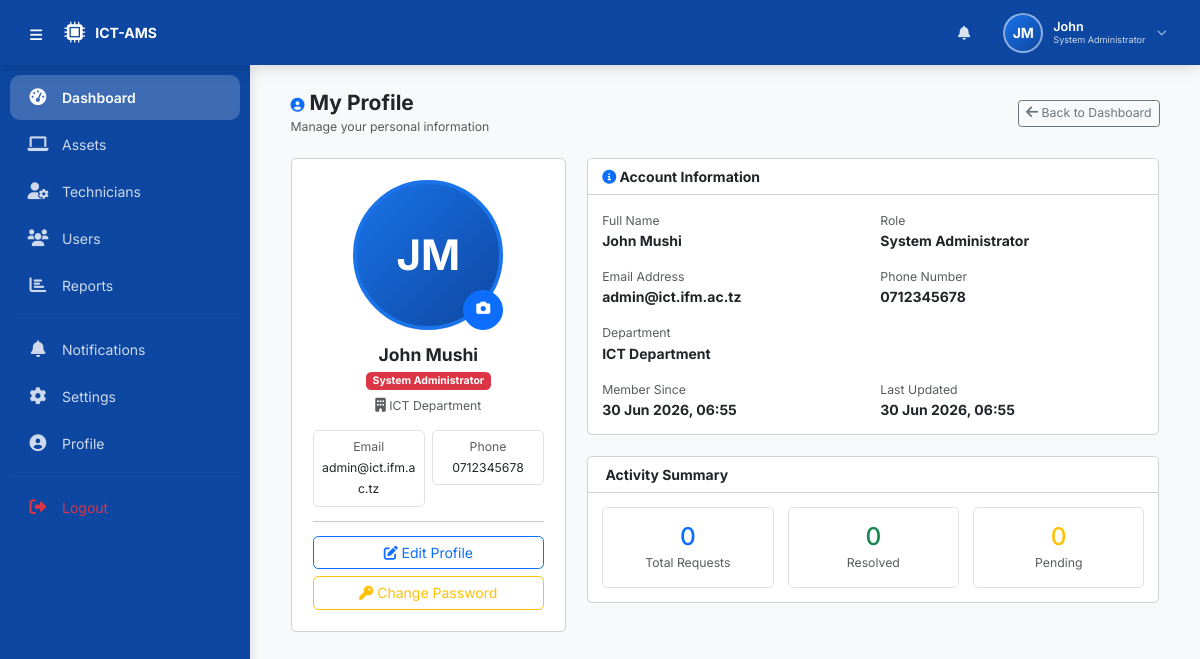
/public/profile/index.php (signed in), run on the app's committed database.
### tables this page shows
CREATE TABLE users (
    user_id INT PRIMARY KEY AUTO_INCREMENT,
    first_name VARCHAR(50) NOT NULL,
    last_name VARCHAR(50) NOT NULL,
    email VARCHAR(100) UNIQUE NOT NULL,
    phone VARCHAR(20) NOT NULL,
    password VARCHAR(255) NOT NULL,
    role ENUM('System Administrator', 'ICT Technician', 'Staff') NOT NULL,
    department VARCHAR(100),
    created_at TIMESTAMP DEFAULT CURRENT_TIMESTAMP,
    updated_at TIMESTAMP DEFAULT CURRENT_TIMESTAMP ON UPDATE CURRENT_TIMESTAMP
);

### public/includes/profile_helper.php (called while the page is built, shortened)
<?php
function getUserProfile($user_id) {
    $db = getDB();
    $stmt = $db->prepare("SELECT *, CONCAT(first_name, ' ', last_name) as full_name FROM users WHERE user_id = ?");
    $stmt->execute([$user_id]);
    return $stmt->fetch();
}
function getProfilePicture($user_id) {
    $db = getDB();
    $stmt = $db->prepare("SELECT profile_picture FROM users WHERE user_id = ?");
    $stmt->execute([$user_id]);
    $result = $stmt->fetch();
    return BASE_URL . 'assets/images/default-avatar.png';
}
function getUserInitials($user_id) {
    $db = getDB();
    $stmt = $db->prepare("SELECT first_name, last_name FROM users WHERE user_id = ?");
    $stmt->execute([$user_id]);
    $user = $stmt->fetch();
    if ($user) {
        $first = substr($user['first_name'] ?? 'U', 0, 1);
        $last = substr($user['last_name'] ?? 'N', 0, 1);
        return strtoupper($first . $last);
    }
    return 'UN';
}
?>

### public/includes/settings_helper.php (called while the page is built, shortened)
<?php
function getUserSettings($user_id) {
    $db = getDB();
    $stmt = $db->prepare("SELECT * FROM user_settings WHERE user_id = ?");
    $stmt->execute([$user_id]);
    $settings = $stmt->fetch();
    return $settings;
}
?>

### includes/functions.php (called while the page is built, shortened)
<?php
function formatDate($date) {
    return date('d M Y, H:i', strtotime($date));
}
?>

### public/profile/index.php (the view, shortened to what this page needs)
<?php
require_once __DIR__ . '/../../includes/functions.php';
require_once __DIR__ . '/../includes/settings_helper.php';
require_once __DIR__ . '/../includes/profile_helper.php';
$user_id = $_SESSION['user_id'];
$user = getUserProfile($user_id);
include __DIR__ . '/../includes/header.php';
?>
<div class="container-fluid">
    <div class="d-flex justify-content-between align-items-center mb-4">
        <div>
            <h4 class="fw-bold mb-0"><i class="fas fa-user-circle text-primary"></i> My Profile</h4>
            <small class="text-muted">Manage your personal information</small>
        </div>
        <div>
            <a href="<?php echo BASE_URL; ?>public/<?php echo strtolower($_SESSION['role']); ?>/" class="btn btn-outline-secondary btn-sm">
                <i class="fas fa-arrow-left"></i> Back to Dashboard
            </a>
        </div>
    </div>
    <div class="row g-4">
        <div class="col-xl-4 col-lg-5 col-md-12">
            <div class="card">
                <div class="card-body text-center p-4">
                    <div class="position-relative d-inline-block mb-3">
                        <?php if (file_exists(__DIR__ . '/../../assets/uploads/profiles/' . $user['profile_picture']) && $user['profile_picture']): ?>
                            <img src="<?php echo $profile_picture; ?>"
                                 alt="Profile Picture"
                                 class="rounded-circle img-fluid"
                                 style="width: 150px; height: 150px; object-fit: cover; border: 4px solid #1a73e8;">
                        <?php else: ?>
                            <div class="rounded-circle d-flex align-items-center justify-content-center mx-auto"
                                 style="width: 150px; height: 150px; background: linear-gradient(135deg, #1a73e8, #0d47a1); color: white; font-size: 3rem; font-weight: bold; border: 4px solid #1a73e8;">
                                <?php echo $initials; ?>
                            </div>
                        <?php endif; ?>
                        <button class="btn btn-primary btn-sm rounded-circle position-absolute bottom-0 end-0"
                                style="width: 40px; height: 40px;"
                                data-bs-toggle="modal"
                                data-bs-target="#uploadPictureModal"
                                title="Change Profile Picture">
                            <i class="fas fa-camera"></i>
                        </button>
                    </div>
                    <h5 class="fw-bold mb-1"><?php echo htmlspecialchars($user['full_name']); ?></h5>
                    <p class="text-muted mb-2">
                        <span class="badge bg-<?php echo $user['role'] === 'System Administrator' ? 'danger' : ($user['role'] === 'ICT Technician' ? 'warning' : 'info'); ?>">
                            <?php echo $user['role']; ?>
                        </span>
                    </p>
                    <p class="text-muted small mb-3">
                        <i class="fas fa-building"></i> <?php echo htmlspecialchars($user['department'] ?? 'N/A'); ?>
                    </p>
                    <div class="row g-2">
                        <div class="col-6">
                            <div class="border rounded p-2">
                                <small class="text-muted d-block">Email</small>
                                <small><?php echo htmlspecialchars($user['email']); ?></small>
                            </div>
                        </div>
                        <div class="col-6">
                            <div class="border rounded p-2">
                                <small class="text-muted d-block">Phone</small>
                                <small><?php echo htmlspecialchars($user['phone']); ?></small>
                            </div>
                        </div>
                    </div>
                    <hr>
                    <div class="d-grid gap-2">
                        <button class="btn btn-outline-primary" data-bs-toggle="modal" data-bs-target="#editProfileModal">
                            <i class="fas fa-edit"></i> Edit Profile
                        </button>
                        <button class="btn btn-outline-warning" data-bs-toggle="modal" data-bs-target="#changePasswordModal">
                            <i class="fas fa-key"></i> Change Password
                        </button>
                    </div>
                </div>
            </div>
        </div>
        <div class="col-xl-8 col-lg-7 col-md-12">
            <div class="card mb-4">
                <div class="card-header bg-white fw-bold">
                    <i class="fas fa-info-circle text-primary"></i> Account Information
                </div>
                <div class="card-body">
                    <div class="row g-3">
                        <div class="col-md-6">
                            <label class="text-muted small">Full Name</label>
                            <p class="fw-bold mb-0"><?php echo htmlspecialchars($user['full_name']); ?></p>
                        </div>
                        <div class="col-md-6">
                            <label class="text-muted small">Role</label>
                            <p class="fw-bold mb-0"><?php echo $user['role']; ?></p>
                        </div>
                        <div class="col-md-6">
                            <label class="text-muted small">Email Address</label>
                            <p class="fw-bold mb-0"><?php echo htmlspecialchars($user['email']); ?></p>
                        </div>
                        <div class="col-md-6">
                            <label class="text-muted small">Phone Number</label>
                            <p class="fw-bold mb-0"><?php echo htmlspecialchars($user['phone']); ?></p>
                        </div>
                        <div class="col-md-12">
                            <label class="text-muted small">Department</label>
                            <p class="fw-bold mb-0"><?php echo htmlspecialchars($user['department'] ?? 'N/A'); ?></p>
                        </div>
                        <div class="col-md-6">
                            <label class="text-muted small">Member Since</label>
                            <p class="fw-bold mb-0"><?php echo formatDate($user['created_at']); ?></p>
                        </div>
                        <div class="col-md-6">
                            <label class="text-muted small">Last Updated</label>
                            <p class="fw-bold mb-0"><?php echo formatDate($user['updated_at']); ?></p>
                        </div>
                    </div>
                </div>
            </div>
            <div class="card">
                <div class="card-header bg-white fw-bold">
                    <i class="fas fa-chart-simple text-success"></i> Activity Summary
                </div>
                <div class="card-body">
                    <div class="row g-3">
                        <div class="col-md-4">
                            <div class="border rounded p-3 text-center">
                                <h3 class="text-primary mb-0">
                                    <?php
                                    $db = getDB();
                                    $stmt = $db->prepare("SELECT COUNT(*) as count FROM maintenance_requests WHERE reported_by = ?");
                                    $stmt->execute([$user_id]);
                                    echo $stmt->fetch()['count'] ?? 0;
                                    ?>
                                </h3>
                                <small class="text-muted">Total Requests</small>
                            </div>
                        </div>
                        <div class="col-md-4">
                            <div class="border rounded p-3 text-center">
                                <h3 class="text-success mb-0">
                                    <?php
                                    $stmt = $db->prepare("SELECT COUNT(*) as count FROM maintenance_requests WHERE reported_by = ? AND status = 'Resolved'");
                                    $stmt->execute([$user_id]);
                                    echo $stmt->fetch()['count'] ?? 0;
                                    ?>
                                </h3>
                                <small class="text-muted">Resolved</small>
                            </div>
                        </div>
                        <div class="col-md-4">
                            <div class="border rounded p-3 text-center">
                                <h3 class="text-warning mb-0">
                                    <?php
                                    $stmt = $db->prepare("SELECT COUNT(*) as count FROM maintenance_requests WHERE reported_by = ? AND status IN ('Pending', 'Assigned', 'In Progress')");
                                    $stmt->execute([$user_id]);
                                    echo $stmt->fetch()['count'] ?? 0;
                                    ?>
                                </h3>
                                <small class="text-muted">Pending</small>
                            </div>
                        </div>
                    </div>
                </div>
            </div>
        </div>
    </div>
</div>
<?php include __DIR__ . '/../includes/footer.php'; ?>

### public/includes/header.php (shortened to what this page needs)
<?php
require_once __DIR__ . '/../../includes/functions.php';
require_once __DIR__ . '/profile_helper.php';
$settings = getUserSettings($_SESSION['user_id']);
$current_page = basename($_SERVER['PHP_SELF']);
$user_id = $_SESSION['user_id'];
$first_name = $_SESSION['first_name'] ?? 'User';
$last_name = $_SESSION['last_name'] ?? '';
$role = $_SESSION['role'] ?? 'Staff';
$profile_picture = getProfilePicture($user_id);
$initials = getUserInitials($user_id);
$full_name = trim($first_name . ' ' . $last_name);
$sidebar_collapsed = isset($settings['sidebar_collapsed']) ? (int)$settings['sidebar_collapsed'] : 0;
?>
<!DOCTYPE html>
<html lang="en">
<head>
    <link href="https://cdn.jsdelivr.net/npm/bootstrap@5.3.0-alpha1/dist/css/bootstrap.min.css" rel="stylesheet">
    <link rel="stylesheet" href="https://cdnjs.cloudflare.com/ajax/libs/font-awesome/6.0.0-beta3/css/all.min.css">
</head>
<body>
<header class="top-header">
    <div class="header-left">
        <button class="hamburger-btn" onclick="toggleSidebar()" id="hamburgerBtn" aria-label="Toggle sidebar">
            <i class="fas fa-bars"></i>
        </button>
        <a href="<?php echo BASE_URL; ?>public/<?php echo strtolower($role); ?>/" class="brand">
            <i class="fas fa-microchip"></i>
            <span class="brand-text"><?php echo APP_SHORT; ?></span>
        </a>
    </div>
    <div class="header-right">
        <div class="dropdown">
            <button class="btn-notification" id="notificationBell" data-bs-toggle="dropdown" aria-expanded="false" title="Notifications">
                <i class="fas fa-bell"></i>
            </button>
        </div>
        <div class="user-avatar-wrapper dropdown" data-bs-toggle="dropdown" aria-expanded="false">
            <div class="avatar-circle <?php echo !empty($profile_picture) ? 'has-image' : ''; ?>">
                <?php if (!empty($profile_picture) && file_exists(__DIR__ . '/../../assets/uploads/profiles/' . basename($profile_picture))): ?>
                    <img src="<?php echo $profile_picture; ?>" alt="<?php echo $full_name; ?>">
                <?php else: ?>
                    <?php echo $initials; ?>
                <?php endif; ?>
            </div>
            <div class="user-info-text">
                <span class="user-name"><?php echo $first_name; ?></span>
                <span class="user-role"><?php echo $role; ?></span>
            </div>
            <i class="fas fa-chevron-down dropdown-arrow"></i>
        </div>
    </div>
</header>
<nav class="sidebar-wrapper <?php echo $sidebar_collapsed ? 'collapsed' : ''; ?>" id="sidebarWrapper">
    <div class="sidebar-nav">
        <?php
        $nav_items = [];
        if ($role === 'System Administrator') {
            $nav_items = [
                ['url' => '../admin/index.php', 'icon' => 'fa-tachometer-alt', 'label' => 'Dashboard'],
                ['url' => '../admin/assets.php', 'icon' => 'fa-laptop', 'label' => 'Assets'],
                ['url' => '../admin/technicians.php', 'icon' => 'fa-user-cog', 'label' => 'Technicians'],
                ['url' => '../admin/users.php', 'icon' => 'fa-users', 'label' => 'Users'],
                ['url' => '../admin/reports.php', 'icon' => 'fa-chart-bar', 'label' => 'Reports'],
                ];
        }
        $nav_items[] = ['divider' => true];
        $nav_items[] = ['url' => '../notifications/', 'icon' => 'fa-bell', 'label' => 'Notifications'];
        $nav_items[] = ['url' => '../settings/', 'icon' => 'fa-cog', 'label' => 'Settings'];
        $nav_items[] = ['url' => '../profile/', 'icon' => 'fa-user-circle', 'label' => 'Profile'];
        $nav_items[] = ['divider' => true];
        $nav_items[] = ['url' => '../../logout.php', 'icon' => 'fa-sign-out-alt', 'label' => 'Logout', 'class' => 'text-danger'];
        $base_path = '';
        if ($role === 'System Administrator') $base_path = 'admin/';
        elseif ($role === 'ICT Technician') $base_path = 'technician/';
        elseif ($role === 'Staff') $base_path = 'staff/';
        foreach ($nav_items as $item) {
            if (isset($item['divider'])) {
                echo '<hr style="border-color: rgba(255,255,255,0.1); margin: 8px 0;">';
                continue;
            }
            $url = $item['url'];
            $icon = $item['icon'];
            $label = $item['label'];
            $class = $item['class'] ?? '';
            $is_active = false;
            if (strpos($url, $base_path) !== false) {
                $page = basename($url);
                if ($page === $current_page) {
                    $is_active = true;
                }
            }
            $active_class = $is_active ? 'active' : '';
            $tooltip = $label;
            echo "<a href='{$url}' class='nav-item {$active_class} {$class}' data-tooltip='{$tooltip}'>
                    <i class='fas {$icon}'></i>
                    <span class='nav-label'>{$label}</span>
                  </a>";
        }
        ?>
    </div>
</nav>
<div class="main-content <?php echo $sidebar_collapsed ? 'expanded' : ''; ?>" id="mainContent">

### data on the page
users: initials "JM", role "System Administrator", department "ICT Department", email "admin@ict.ifm.ac.tz", phone "0712345678", created_at "30 Jun 2026, 06:55", updated_at "30 Jun 2026, 06:55"

### other printed values
APP_SHORT "ICT-AMS"
$first_name "John"
$role "System Administrator"
$label "Dashboard"
$label "Assets"
$label "Technicians"
$label "Users"
$label "Reports"
$label "Notifications"
$label "Settings"
$label "Profile"
$label "Logout"
$user['full_name'] "John Mushi"
$stmt->fetch()['count'] "0"
